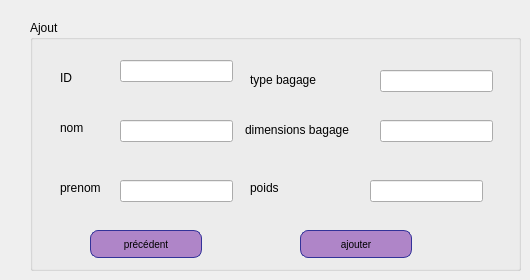
        <widget class="QWidget" name="tab">
         <attribute name="title">
          <string>ajouter valise</string>
         </attribute>
         <widget class="QGroupBox" name="groupBox_2">
          <property name="geometry">
           <rect>
            <x>30</x>
            <y>20</y>
            <width>491</width>
            <height>251</height>
           </rect>
          </property>
          <property name="title">
           <string>Ajout</string>
          </property>
          <widget class="QLabel" name="label_7">
           <property name="geometry">
            <rect>
             <x>30</x>
             <y>50</y>
             <width>56</width>
             <height>16</height>
            </rect>
           </property>
           <property name="text">
            <string>ID</string>
           </property>
          </widget>
          <widget class="QLabel" name="label_8">
           <property name="geometry">
            <rect>
             <x>30</x>
             <y>100</y>
             <width>56</width>
             <height>16</height>
            </rect>
           </property>
           <property name="text">
            <string>nom</string>
           </property>
          </widget>
          <widget class="QLabel" name="label_9">
           <property name="geometry">
            <rect>
             <x>30</x>
             <y>160</y>
             <width>56</width>
             <height>16</height>
            </rect>
           </property>
           <property name="text">
            <string>prenom</string>
           </property>
          </widget>
          <widget class="QLabel" name="label_10">
           <property name="geometry">
            <rect>
             <x>220</x>
             <y>50</y>
             <width>91</width>
             <height>20</height>
            </rect>
           </property>
           <property name="text">
            <string>type bagage</string>
           </property>
          </widget>
          <widget class="QLabel" name="label_11">
           <property name="geometry">
            <rect>
             <x>215</x>
             <y>100</y>
             <width>131</width>
             <height>20</height>
            </rect>
           </property>
           <property name="text">
            <string>dimensions bagage</string>
           </property>
          </widget>
          <widget class="QLabel" name="label_12">
           <property name="geometry">
            <rect>
             <x>220</x>
             <y>160</y>
             <width>56</width>
             <height>16</height>
            </rect>
           </property>
           <property name="text">
            <string>poids</string>
           </property>
          </widget>
          <widget class="QLineEdit" name="ID">
           <property name="geometry">
            <rect>
             <x>90</x>
             <y>40</y>
             <width>113</width>
             <height>22</height>
            </rect>
           </property>
          </widget>
          <widget class="QLineEdit" name="nom">
           <property name="geometry">
            <rect>
             <x>90</x>
             <y>100</y>
             <width>113</width>
             <height>22</height>
            </rect>
           </property>
          </widget>
          <widget class="QLineEdit" name="prenom">
           <property name="geometry">
            <rect>
             <x>90</x>
             <y>160</y>
             <width>113</width>
             <height>22</height>
            </rect>
           </property>
          </widget>
          <widget class="QLineEdit" name="typebagage">
           <property name="geometry">
            <rect>
             <x>350</x>
             <y>50</y>
             <width>113</width>
             <height>22</height>
            </rect>
           </property>
          </widget>
          <widget class="QLineEdit" name="dimensionsbagage">
           <property name="geometry">
            <rect>
             <x>350</x>
             <y>100</y>
             <width>113</width>
             <height>22</height>
            </rect>
           </property>
          </widget>
          <widget class="QLineEdit" name="poids">
           <property name="geometry">
            <rect>
             <x>340</x>
             <y>160</y>
             <width>113</width>
             <height>22</height>
            </rect>
           </property>
          </widget>
          <widget class="QPushButton" name="ajouter">
           <property name="geometry">
            <rect>
             <x>270</x>
             <y>210</y>
             <width>112</width>
             <height>28</height>
            </rect>
           </property>
           <property name="styleSheet">
            <string notr="true">QPushButton {
color: black;
background-color: rgb(175, 133, 200);
border-width: 1px;
border-color: #339;
border-style: solid;
border-radius: 8;
padding: 3px;
font-size: 10px;
padding-left: 5px;
padding-right: 5px;
min-width: 100px;
max-width: 300px;
min-height: 20px;
max-height: 50px;
}</string>
           </property>
           <property name="text">
            <string>ajouter</string>
           </property>
          </widget>
          <widget class="QPushButton" name="pushButton_prec_login_bagage">
           <property name="geometry">
            <rect>
             <x>60</x>
             <y>210</y>
             <width>112</width>
             <height>28</height>
            </rect>
           </property>
           <property name="styleSheet">
            <string notr="true">QPushButton {
color: black;
background-color: rgb(175, 133, 200);
border-width: 1px;
border-color: #339;
border-style: solid;
border-radius: 8;
padding: 3px;
font-size: 10px;
padding-left: 5px;
padding-right: 5px;
min-width: 100px;
max-width: 300px;
min-height: 20px;
max-height: 50px;
}</string>
           </property>
           <property name="text">
            <string>précédent</string>
           </property>
          </widget>
         </widget>
        </widget>
